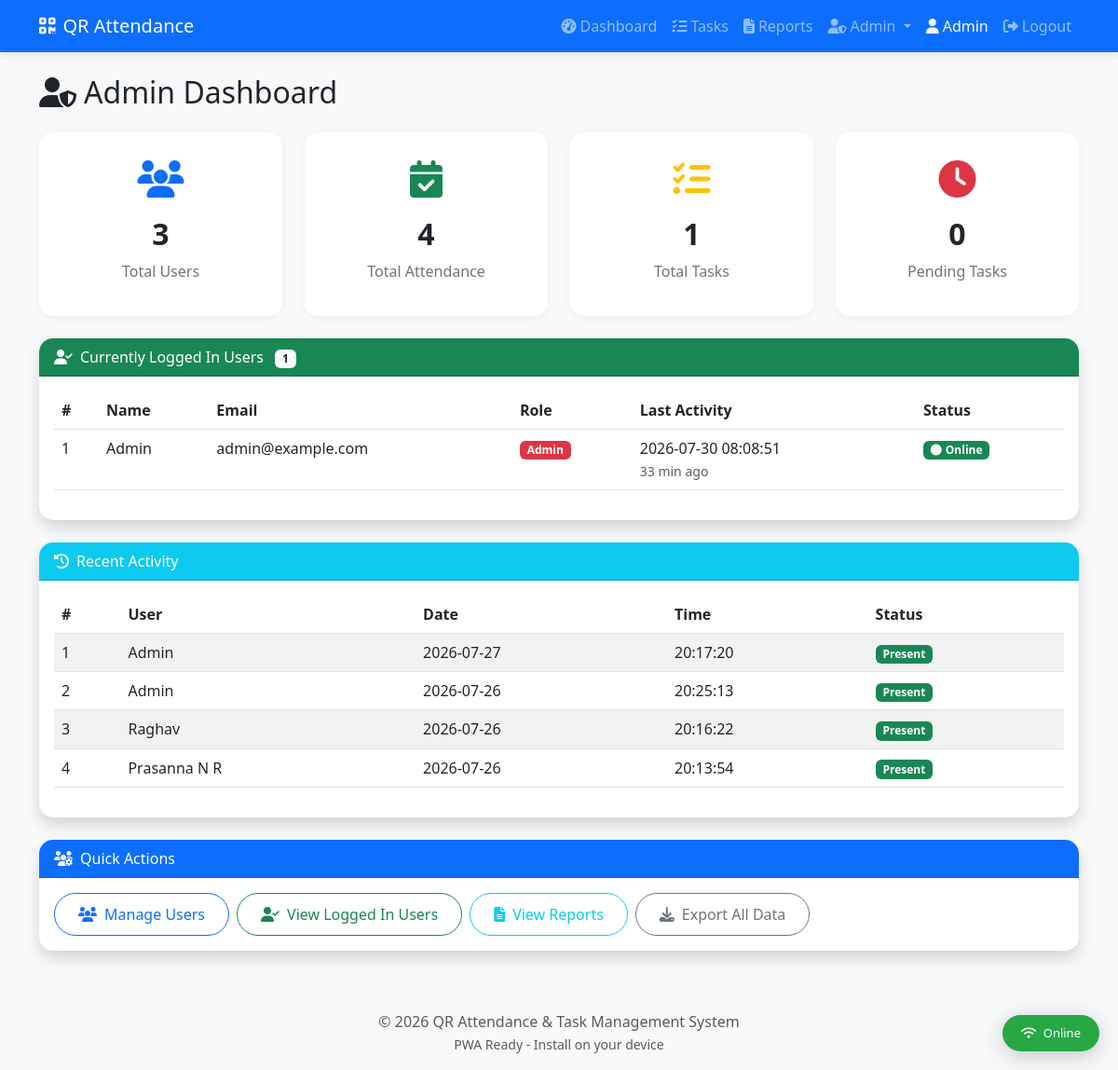
Page /admin_dashboard (signed in) on the committed database.
### app/models.py (models this page shows, shortened)
class User(UserMixin, db.Model):
    __tablename__ = 'users'
    id = db.Column(db.Integer, primary_key=True)
    name = db.Column(db.String(100), nullable=False)
    email = db.Column(db.String(120), unique=True, nullable=False, index=True)
    password_hash = db.Column(db.String(256), nullable=False)
    role = db.Column(db.String(20), default='user')
    created_at = db.Column(db.DateTime, default=datetime.utcnow)
    is_active = db.Column(db.Boolean, default=True)
    last_login = db.Column(db.DateTime, nullable=True)
    last_activity = db.Column(db.DateTime, nullable=True)
    is_logged_in = db.Column(db.Boolean, default=False)
    session_id = db.Column(db.String(100), nullable=True)
    attendances = db.relationship('Attendance', backref='user', lazy=True)
    tasks = db.relationship('Task', backref='user', lazy=True)
    def get_time_ago(self, dt):
        if not dt:
            return "Never"
        now = datetime.utcnow()
        diff = now - dt
        if diff.days > 0:
            return f"{diff.days} days ago"
        if diff.seconds < 60:
            return "Just now"
        if diff.seconds < 3600:
            return f"{diff.seconds // 60} min ago"
        return f"{diff.seconds // 3600} hours ago"

class Attendance(db.Model):
    __tablename__ = 'attendances'
    id = db.Column(db.Integer, primary_key=True)
    user_id = db.Column(db.Integer, db.ForeignKey('users.id', ondelete='CASCADE'), nullable=False)
    date = db.Column(db.Date, default=datetime.utcnow().date)
    time = db.Column(db.Time, default=datetime.utcnow().time)
    status = db.Column(db.String(20), default='present')
    marked_at = db.Column(db.DateTime, default=datetime.utcnow)

### app/routes.py (the view)
@main.route('/admin_dashboard')
@login_required
def admin_dashboard():
    if current_user.role != 'admin':
        flash('Access denied.', 'danger')
        return redirect(url_for('main.dashboard'))
    logged_in_users = User.query.filter_by(is_logged_in=True).all()
    return render_template('admin_dashboard.html',
        total_users=User.query.count(),
        total_attendance=Attendance.query.count(),
        total_tasks=Task.query.count(),
        pending_tasks=Task.query.filter_by(status='pending').count(),
        completed_tasks=Task.query.filter_by(status='completed').count(),
        recent_attendance=Attendance.query.order_by(Attendance.marked_at.desc()).limit(10).all(),
        users=User.query.all(),
        logged_in_users=logged_in_users
    )

### app/templates/admin_dashboard.html (shortened to what this page needs)
{% extends "base.html" %}
{% block content %}
<h2 class="mb-4"><i class="fas fa-user-shield me-2"></i>Admin Dashboard</h2>
<div class="row mb-4">
    <div class="col-md-3"><div class="admin-stat-card"><div class="stat-icon text-primary"><i class="fas fa-users"></i></div><h3 class="stat-number">{{ total_users }}</h3><p class="stat-label">Total Users</p></div></div>
    <div class="col-md-3"><div class="admin-stat-card"><div class="stat-icon text-success"><i class="fas fa-calendar-check"></i></div><h3 class="stat-number">{{ total_attendance }}</h3><p class="stat-label">Total Attendance</p></div></div>
    <div class="col-md-3"><div class="admin-stat-card"><div class="stat-icon text-warning"><i class="fas fa-tasks"></i></div><h3 class="stat-number">{{ total_tasks }}</h3><p class="stat-label">Total Tasks</p></div></div>
    <div class="col-md-3"><div class="admin-stat-card"><div class="stat-icon text-danger"><i class="fas fa-clock"></i></div><h3 class="stat-number">{{ pending_tasks }}</h3><p class="stat-label">Pending Tasks</p></div></div>
</div>
<div class="row mb-4">
    <div class="col-md-12">
        <div class="card shadow">
            <div class="card-header bg-success text-white">
                <i class="fas fa-user-check me-2"></i>Currently Logged In Users
                <span class="badge bg-light text-dark ms-2">{{ logged_in_users|length }}</span>
            </div>
            <div class="card-body">
                {% if logged_in_users %}
                    <div class="table-responsive">
                        <table class="table table-hover">
                            <thead><tr><th>#</th><th>Name</th><th>Email</th><th>Role</th><th>Last Activity</th><th>Status</th></tr></thead>
                            <tbody>
                                {% for user in logged_in_users %}
                                    <tr>
                                        <td>{{ user.id }}</td>
                                        <td>{{ user.name }}</td>
                                        <td>{{ user.email }}</td>
                                        <td><span class="badge {% if user.role == 'admin' %}bg-danger{% else %}bg-info{% endif %}">{{ user.role|title }}</span></td>
                                        <td>
                                            {% if user.last_activity %}
                                                {{ user.last_activity.strftime('%Y-%m-%d %H:%M:%S') }}
                                                <br><small class="text-muted">{{ user.get_time_ago(user.last_activity) }}</small>
                                            {% else %}
                                                Never
                                            {% endif %}
                                        </td>
                                        <td><span class="badge bg-success"><i class="fas fa-circle me-1"></i>Online</span></td>
                                    </tr>
                                {% endfor %}
                            </tbody>
                        </table>
                    </div>
                {% else %}
                    <p class="text-muted text-center"><i class="fas fa-user-slash me-2"></i>No users currently logged in</p>
                {% endif %}
            </div>
        </div>
    </div>
</div>
<div class="row">
    <div class="col-md-12">
        <div class="card shadow">
            <div class="card-header bg-info text-white"><i class="fas fa-history me-2"></i>Recent Activity</div>
            <div class="card-body">
                {% if recent_attendance %}
                    <div class="table-responsive"><table class="table table-striped"><thead><tr><th>#</th><th>User</th><th>Date</th><th>Time</th><th>Status</th></tr></thead><tbody>{% for att in recent_attendance %}<tr><td>{{ loop.index }}</td><td>{{ att.user.name }}</td><td>{{ att.date.strftime('%Y-%m-%d') }}</td><td>{{ att.time.strftime('%H:%M:%S') }}</td><td><span class="badge bg-success">{{ att.status|title }}</span></td></tr>{% endfor %}</tbody></table></div>
                {% else %}<p class="text-muted text-center">No recent activity</p>{% endif %}
            </div>
        </div>
    </div>
</div>
<div class="row mt-4">
    <div class="col-md-12">
        <div class="card shadow">
            <div class="card-header bg-primary text-white"><i class="fas fa-users-cog me-2"></i>Quick Actions</div>
            <div class="card-body">
                <div class="d-flex gap-2 flex-wrap">
                    <a href="{{ url_for('main.admin_users') }}" class="btn btn-outline-primary"><i class="fas fa-users me-2"></i>Manage Users</a>
                    <a href="{{ url_for('main.admin_logged_in_users') }}" class="btn btn-outline-success"><i class="fas fa-user-check me-2"></i>View Logged In Users</a>
                    <a href="{{ url_for('main.attendance_report') }}" class="btn btn-outline-info"><i class="fas fa-file-alt me-2"></i>View Reports</a>
                    <a href="{{ url_for('main.export_attendance') }}" class="btn btn-outline-secondary"><i class="fas fa-download me-2"></i>Export All Data</a>
                </div>
            </div>
        </div>
    </div>
</div>
{% endblock %}

### app/templates/base.html (shortened to what this page needs)
<!DOCTYPE html>
<html lang="en">
<head>
    <link href="https://cdn.jsdelivr.net/npm/bootstrap@5.3.0/dist/css/bootstrap.min.css" rel="stylesheet">
    <link rel="stylesheet" href="https://cdnjs.cloudflare.com/ajax/libs/font-awesome/6.4.0/css/all.min.css">
</head>
<body>
    <nav class="navbar navbar-expand-lg navbar-dark bg-primary">
        <div class="container">
            <a class="navbar-brand" href="{{ url_for('main.index') }}">
                <i class="fas fa-qrcode me-2"></i>QR Attendance
            </a>
            <div class="collapse navbar-collapse" id="navbarNav">
                <ul class="navbar-nav ms-auto">
                    {% if current_user.is_authenticated %}
                        <li class="nav-item"><a class="nav-link" href="{{ url_for('main.dashboard') }}"><i class="fas fa-tachometer-alt me-1"></i>Dashboard</a></li>
                        <li class="nav-item"><a class="nav-link" href="{{ url_for('main.tasks') }}"><i class="fas fa-tasks me-1"></i>Tasks</a></li>
                        <li class="nav-item"><a class="nav-link" href="{{ url_for('main.attendance_report') }}"><i class="fas fa-file-alt me-1"></i>Reports</a></li>
                        {% if current_user.role == 'admin' %}
                            <li class="nav-item dropdown">
                                <a class="nav-link dropdown-toggle" href="#" id="adminDropdown" role="button" data-bs-toggle="dropdown">
                                    <i class="fas fa-user-shield me-1"></i>Admin
                                </a>
                            </li>
                        {% endif %}
                        <li class="nav-item"><span class="nav-link text-light"><i class="fas fa-user me-1"></i>{{ current_user.name }}</span></li>
                        <li class="nav-item"><a class="nav-link" href="{{ url_for('auth.logout') }}"><i class="fas fa-sign-out-alt me-1"></i>Logout</a></li>
                    {% else %}
                        <li class="nav-item"><a class="nav-link" href="{{ url_for('auth.login') }}">Login</a></li>
                        <li class="nav-item"><a class="nav-link" href="{{ url_for('auth.register') }}">Register</a></li>
                    {% endif %}
                </ul>
            </div>
        </div>
    </nav>
    <div class="container mt-4">
        {% block content %}{% endblock %}
    </div>
    <footer class="bg-light text-center text-muted py-3 mt-5">
        <div class="container">
            &copy; 2026 QR Attendance & Task Management System
            <br>
            <small>PWA Ready - Install on your device</small>
        </div>
    </footer>
    <div id="network-status" class="network-status online">
    </div>
</body>
</html>

### app/templates/base.html (style rules this page uses)
body { min-height: 100vh; display: flex; flex-direction: column; background: #f8f9fa; }
footer { margin-top: auto; }
.card { border: none; border-radius: 15px; box-shadow: 0 2px 15px rgba(0,0,0,0.08); }
.card-header { border-radius: 15px 15px 0 0 !important; }
.btn { border-radius: 25px; padding: 10px 25px; }
.navbar { box-shadow: 0 2px 10px rgba(0,0,0,0.1); }
.admin-stat-card { background: white; border-radius: 15px; padding: 20px; text-align: center; transition: transform 0.3s; box-shadow: 0 2px 10px rgba(0,0,0,0.05); }
.admin-stat-card .stat-icon { font-size: 2.5rem; margin-bottom: 10px; }
.admin-stat-card .stat-number { font-size: 2rem; font-weight: 700; }
.admin-stat-card .stat-label { color: #6c757d; }
.network-status { position: fixed; bottom: 20px; right: 20px; z-index: 9999; padding: 10px 20px; border-radius: 25px; font-size: 13px; font-weight: 500; box-shadow: 0 5px 25px rgba(0,0,0,0.2); display: none; }
.network-status.online { background: #28a745; color: white; }

### rows in the picture
User: name "Admin", id "1", email "admin@example.com", role "Admin", last_activity "2026-07-30 08:08:51", get_time_ago "33 min ago"
Attendance: user.name "Admin", date "2026-07-27", time "20:17:20", status "Present"
Attendance: user.name "Admin", date "2026-07-26", time "20:25:13", status "Present"
Attendance: user.name "Raghav", date "2026-07-26", time "20:16:22", status "Present"
Attendance: user.name "Prasanna N R", date "2026-07-26", time "20:13:54", status "Present"

### other values in the picture
{{ total_users }} "3"
{{ total_attendance }} "4"
{{ total_tasks }} "1"
{{ pending_tasks }} "0"
{{ logged_in_users|length }} "1"
